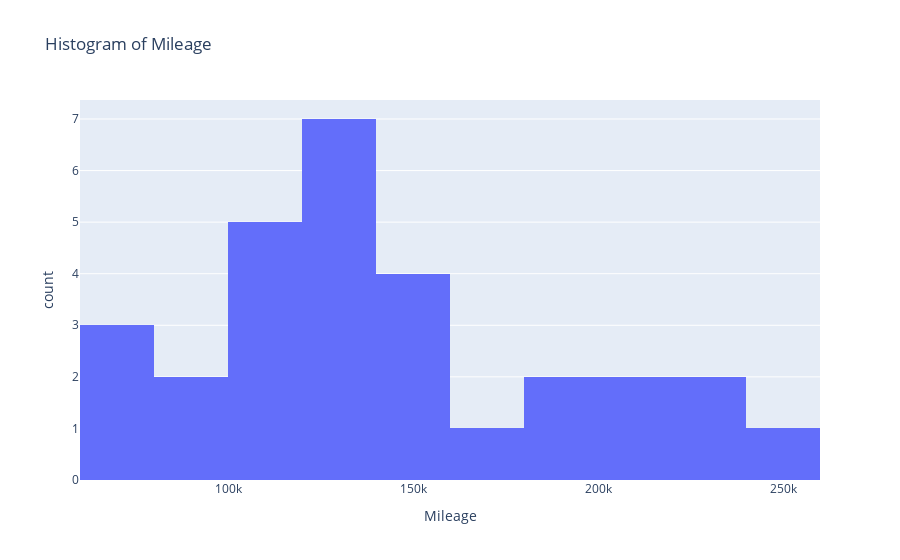
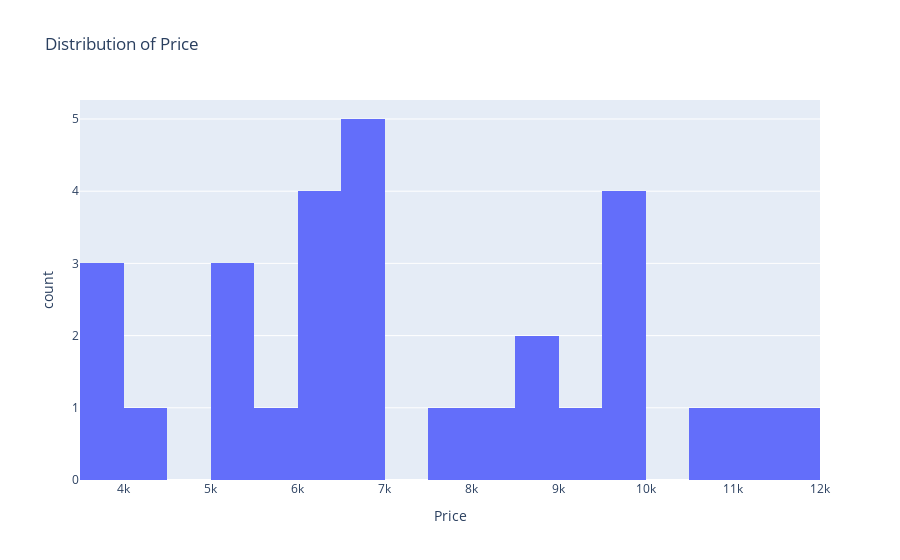
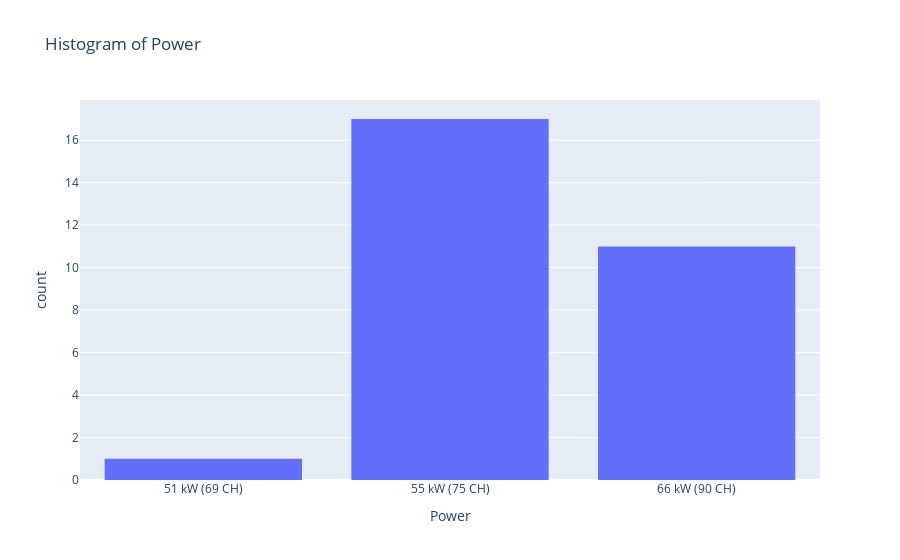
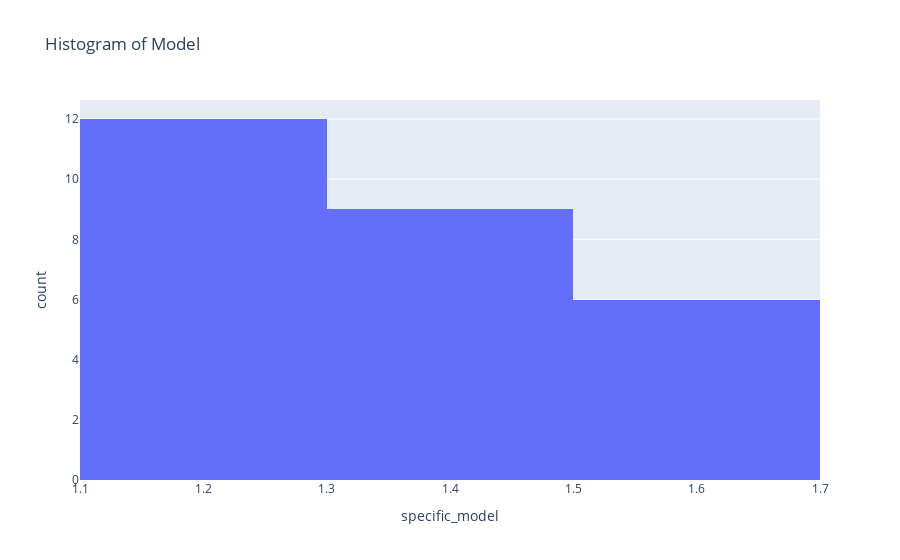

The code cell stored with these charts, in order, in its notebook:
### Markdown cell above
Documentation for histograms: https://plotly.com/python/histograms/

### Code cell
# distribution of Mileage
bin_width = 20000 #km # cannot decide on a bin size, but can decide on the number of bins (and we can compute how many bins we need for a specific bin size)
nbins = math.ceil((df["Mileage"].max() - df["Mileage"].min()) / bin_width)
mileage_distr = px.histogram(df, x='Mileage', nbins=nbins, title='Histogram of Distance (per 20 km)')
mileage_distr.show()

# distribution of price
bin_width = 499 #km # cannot decide on a bin size, but can decide on the number of bins (and we can compute how many bins we need for a specific bin size)
nbins = math.ceil((df["Price"].max() - df["Price"].min()) / bin_width)
price_distr = px.histogram(df, x='Price', nbins=nbins, title='Distribution of Price')
price_distr.show()

# hist plot Power
power_hist = px.histogram(df, x='Power', title='Histogram of Power',category_orders=dict(Power=["51 kW (69 CH)","55 kW (75 CH)","66 kW (90 CH)"]))
power_hist.show()

# hist plot specific_model
specific_model_hist = px.histogram(df, x='specific_model', title='Histogram of Model') #,category_orders=dict(specific_model=["1.2","1.4","1"]))
specific_model_hist.show()

### Figure 1 — Plotly figure (JSON) as saved in the notebook; plotly's stock layout.template omitted (floating-point values rounded to 4 significant figures)
{"data": [{"alignmentgroup": "True", "bingroup": "x", "hovertemplate": "Mileage=%{x}<br>count=%{y}<extra></extra>", "legendgroup": "", "marker": {"color": "#636efa", "pattern": {"shape": ""}}, "name": "", "nbinsx": 10, "offsetgroup": "", "orientation": "v", "showlegend": false, "type": "histogram", "x": [233394, 129600, 125000, 132997, 130000, 103000, 99000, 206000, 69900, 145000, 138000, 112273, 105000, 148750, 101532, 200300, 127410, 252000, 139000, 85000, 143652, 148600, 165000, 225000, 189000, 66000, 107000, 184717, 60981], "xaxis": "x", "yaxis": "y"}], "layout": {"barmode": "relative", "legend": {"tracegroupgap": 0}, "title": {"text": "Histogram of Mileage"}, "xaxis": {"anchor": "y", "domain": [0, 1], "title": {"text": "Mileage"}}, "yaxis": {"anchor": "x", "domain": [0, 1], "title": {"text": "count"}}}}

### Figure 2 — Plotly figure (JSON) as saved in the notebook; plotly's stock layout.template omitted (floating-point values rounded to 4 significant figures)
{"data": [{"alignmentgroup": "True", "bingroup": "x", "hovertemplate": "Price=%{x}<br>count=%{y}<extra></extra>", "legendgroup": "", "marker": {"color": "#636efa", "pattern": {"shape": ""}}, "name": "", "nbinsx": 17, "offsetgroup": "", "orientation": "v", "showlegend": false, "type": "histogram", "x": [3750, 9900, 11499, 6700, 8900, 11500, 9995, 5199, 8500, 5600, 6900, 6050, 6500, 8300, 6999, 4300, 6250, 3500, 6999, 9500, 7500, 9500, 6200, 3900, 5350, 6100, 9000, 5300, 10700], "xaxis": "x", "yaxis": "y"}], "layout": {"barmode": "relative", "legend": {"tracegroupgap": 0}, "title": {"text": "Distribution of Price"}, "xaxis": {"anchor": "y", "domain": [0, 1], "title": {"text": "Price"}}, "yaxis": {"anchor": "x", "domain": [0, 1], "title": {"text": "count"}}}}

### Figure 3 — Plotly figure (JSON) as saved in the notebook; plotly's stock layout.template omitted (floating-point values rounded to 4 significant figures)
{"data": [{"alignmentgroup": "True", "bingroup": "x", "hovertemplate": "Power=%{x}<br>count=%{y}<extra></extra>", "legendgroup": "", "marker": {"color": "#636efa", "pattern": {"shape": ""}}, "name": "", "offsetgroup": "", "orientation": "v", "showlegend": false, "type": "histogram", "x": ["66 kW (90 CH)", "55 kW (75 CH)", "55 kW (75 CH)", "55 kW (75 CH)", "66 kW (90 CH)", "55 kW (75 CH)", "66 kW (90 CH)", "66 kW (90 CH)", "55 kW (75 CH)", "55 kW (75 CH)", "55 kW (75 CH)", "55 kW (75 CH)", "55 kW (75 CH)", "66 kW (90 CH)", "51 kW (69 CH)", "66 kW (90 CH)", "55 kW (75 CH)", "66 kW (90 CH)", "55 kW (75 CH)", "66 kW (90 CH)", "66 kW (90 CH)", "66 kW (90 CH)", "55 kW (75 CH)", "55 kW (75 CH)", "55 kW (75 CH)", "55 kW (75 CH)", "55 kW (75 CH)", "66 kW (90 CH)", "55 kW (75 CH)"], "xaxis": "x", "yaxis": "y"}], "layout": {"barmode": "relative", "legend": {"tracegroupgap": 0}, "title": {"text": "Histogram of Power"}, "xaxis": {"anchor": "y", "categoryarray": ["51 kW (69 CH)", "55 kW (75 CH)", "66 kW (90 CH)"], "categoryorder": "array", "domain": [0, 1], "title": {"text": "Power"}}, "yaxis": {"anchor": "x", "domain": [0, 1], "title": {"text": "count"}}}}

### Figure 4 — Plotly figure (JSON) as saved in the notebook; plotly's stock layout.template omitted (floating-point values rounded to 4 significant figures)
{"data": [{"alignmentgroup": "True", "bingroup": "x", "hovertemplate": "specific_model=%{x}<br>count=%{y}<extra></extra>", "legendgroup": "", "marker": {"color": "#636efa", "pattern": {"shape": ""}}, "name": "", "offsetgroup": "", "orientation": "v", "showlegend": false, "type": "histogram", "x": [1.6, 1.4, 1.4, 1.2, 1.4, 1.4, 1.6, 1.6, 1.2, 1.2, 1.2, 1.2, 1.2, 1.4, 1.4, 1.6, 1.2, 1.6, 1.2, 1.4, 1.6, null, 1.2, 1.2, 1.2, 1.2, 1.4, null, 1.4], "xaxis": "x", "yaxis": "y"}], "layout": {"barmode": "relative", "legend": {"tracegroupgap": 0}, "title": {"text": "Histogram of Model"}, "xaxis": {"anchor": "y", "domain": [0, 1], "title": {"text": "specific_model"}}, "yaxis": {"anchor": "x", "domain": [0, 1], "title": {"text": "count"}}}}
